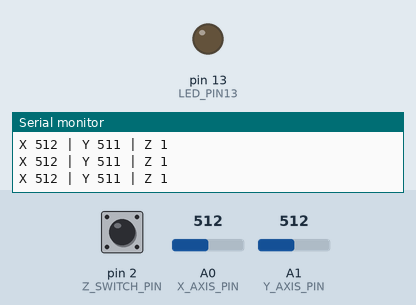
Simulated run of this sketch. Board: Arduino Uno, built with avr-gcc and run on an emulated ATmega328P. Shown: output pins drawn as LEDs (lit = HIGH), the last lines printed to the serial monitor. The inputs (shaded band) are chosen by the test bench; at power-on: pin 2 (Z_SWITCH_PIN) HIGH, A0 (X_AXIS_PIN) = 512, A1 (Y_AXIS_PIN) = 512.

Above: at 1.2 s.
1.3 s: pin 2 (Z_SWITCH_PIN) pulled LOW for 0.3 s
At 1.67 s:
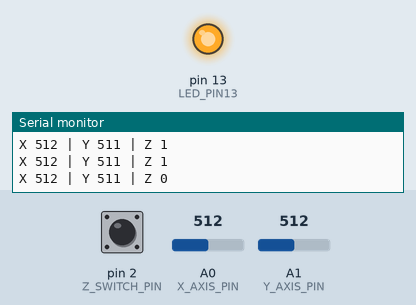
3.3 s: pin 2 (Z_SWITCH_PIN) pulled LOW for 3.2 s
At 6.8 s:
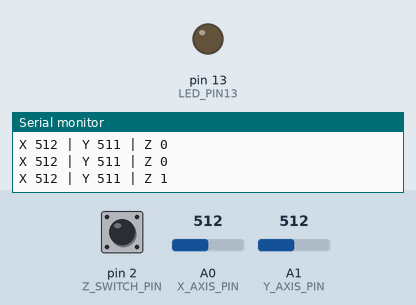
Timing chart, 0 to 8.3 s (numbered marks = the images above; inputs shaded):
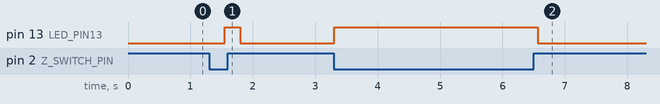

Measured:
- after the input at 1.3 s, pin 13 (LED_PIN13): LOW → HIGH after 0.25 s, → LOW 0.25 s later
- after the input at 3.3 s, pin 13 (LED_PIN13): LOW → HIGH at once, → LOW 3.3 s later

The sketch:

teste_joy.ino
```cpp
#define X_AXIS_PIN    A0  /*----(Joystick Pin connections)----*/
#define Y_AXIS_PIN    A1
#define Z_SWITCH_PIN  2

#define LED_PIN13    13  /* The on-board Pin 13 LED  */

/*-----( Declare Variables )-----*/

int  Xvalue; /*----(Values we will read from the Joystick)----*/
int  Yvalue;
int  Zvalue;

void setup()   /*----( SETUP: RUNS ONCE )----*/
{
  Serial.begin(9600);  /*----(Set up Serial Monitor Output)----*/
  Serial.println("YourDuino Joystick Test 1.02 - - 03/23/2015 -");
    Serial.println("Hold Joystick with cable to the left .");
  pinMode(LED_PIN13, OUTPUT); // Set the mode of these pins
  pinMode(Z_SWITCH_PIN, INPUT_PULLUP); // Use built-in pullup resistor

}/*--(end setup )---*/


void loop()   /*----( LOOP: RUNS CONSTANTLY )----*/
{
  Xvalue = analogRead (X_AXIS_PIN); /*----(Read the X value and display it)----*/
  Serial.print ( "X " );
  Serial.print (Xvalue, DEC );

  Yvalue = analogRead (Y_AXIS_PIN);/*----(Read the Y value and display it)----*/
  Yvalue = 1023 - Yvalue;   // Reverse the numbers so it "looks right"
  Serial.print ( " | Y " );
  Serial.print (Yvalue, DEC );

  Zvalue = digitalRead (Z_SWITCH_PIN);/*----(Read the Z value and display it)----*/
  Serial.print ( " | Z " );
  Serial.print (Zvalue, DEC );

  Serial.println (" ");  /*----(End of Line)----*/

  if (Zvalue == 0) //The knob is pushed down
  {
    digitalWrite(LED_PIN13,HIGH);
  }
  else
  {
    digitalWrite(LED_PIN13,LOW);
  }

  delay(250);  /*----(Wait to read the print)----*/
}/* --(end main loop )-- */

/* ( THE END ) */
```
